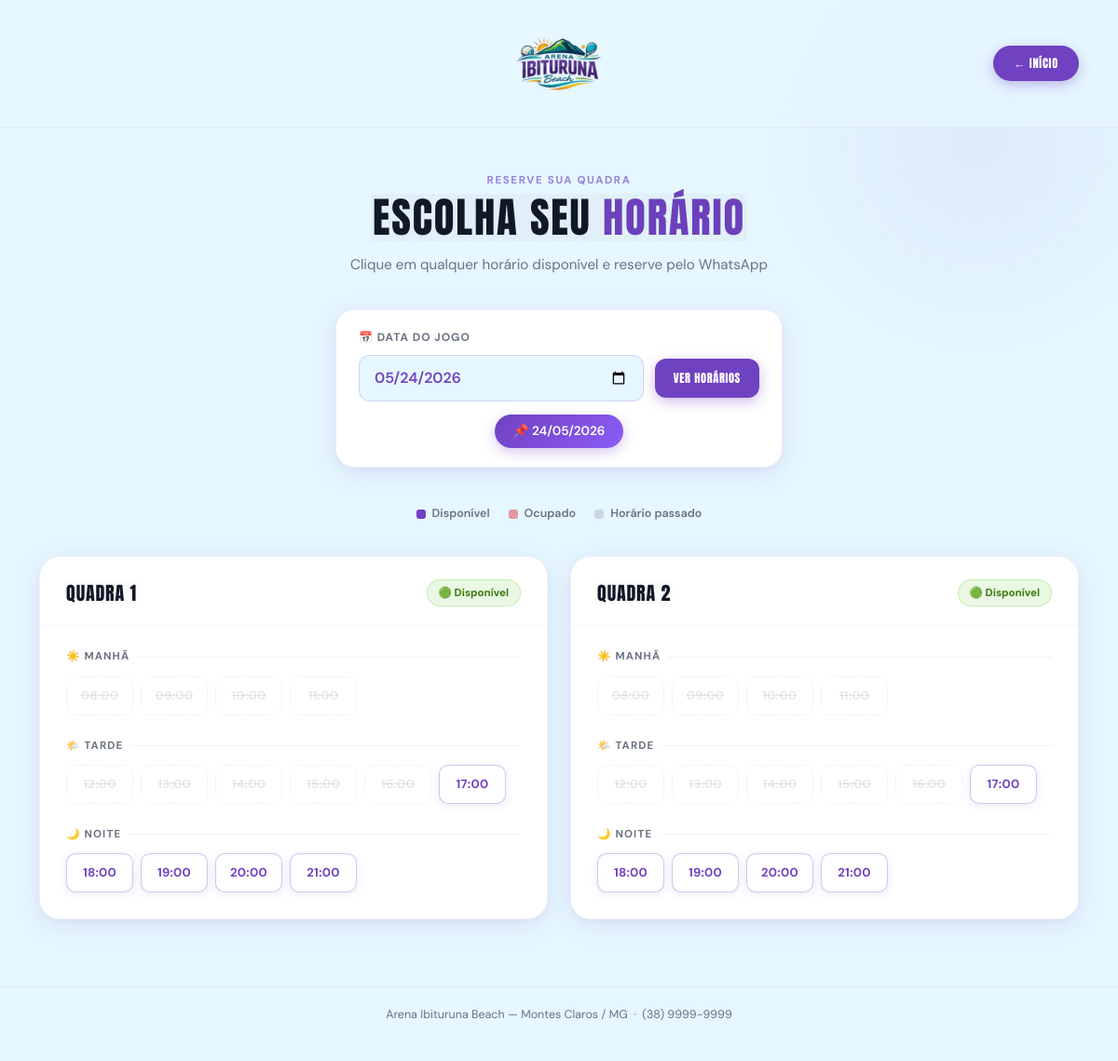
Page /agendamento/ on the committed database.
### quadras/models.py (models this page shows, shortened)
class Quadra(models.Model):
    nome = models.CharField(max_length=100)
    descricao = models.TextField(blank=True, null=True)
    ativa = models.BooleanField(default=True)

### reservas/views.py (the view)
# urls.py: path('agendamento/', lista_quadras,   name='lista_quadras'),
def lista_quadras(request):
    hora_abertura = 8
    hora_fechamento = 22
    agora = localtime(now())
    hoje = agora.date()
    data_param = request.GET.get('data')
    if data_param:
        try:
            dia_selecionado = datetime.strptime(data_param, '%Y-%m-%d').date()
        except ValueError:
            dia_selecionado = hoje
    else:
        dia_selecionado = hoje
    dia_da_semana_selecionado = dia_selecionado.weekday()
    quadras = Quadra.objects.filter(ativa=True)
    dados_das_quadras = []
    whatsapp_dono = "5538999999999"  # Insira o número real da Arena aqui
    for quadra in quadras:
        horarios_da_quadra = []
        for hora in range(hora_abertura, hora_fechamento):
            horario_atual = time(hour=hora, minute=0)
            if dia_selecionado == hoje and hora <= agora.hour:
                status = "Esgotado"
                is_disponivel = False
                texto_whatsapp = ""
            else:
                tem_reserva = Reserva.objects.filter(
                    quadra=quadra,
                    data=dia_selecionado,
                    horario_inicio=horario_atual
                ).exists()
                tem_mensalista = Aluno.objects.filter(
                    quadra=quadra,
                    dia_da_semana=dia_da_semana_selecionado,
                    horario=horario_atual,
                    ativo=True
                ).exists()
                if tem_reserva or tem_mensalista:
                    status = "Ocupado"
                    is_disponivel = False
                    texto_whatsapp = ""
                else:
                    status = "Livre"
                    is_disponivel = True
                    mensagem_raw = (
                        f"Olá! Gostaria de reservar a {quadra.nome} "
                        f"no dia {dia_selecionado.strftime('%d/%m/%Y')} "
                        f"às {horario_atual.strftime('%H:%M')}."
                    )
                    texto_whatsapp = quote(mensagem_raw)
            horarios_da_quadra.append({
                'hora_formatada': f"{hora:02d}:00",
                'status': status,
                'disponivel': is_disponivel,
                'texto_whatsapp': texto_whatsapp
            })
        dados_das_quadras.append({
            'quadra': quadra,
            'horarios': horarios_da_quadra
        })
    contexto = {
        'whatsapp_dono': whatsapp_dono,
        'dados_das_quadras': dados_das_quadras,
        'data_selecionada': dia_selecionado.strftime('%d/%m/%Y'),
        'data_input_html': dia_selecionado.strftime('%Y-%m-%d'),
        'hoje_input_html': hoje.strftime('%Y-%m-%d'),  # Restrição de data no HTML
    }
    return render(request, 'reservas/lista_quadras.html', contexto)

### reservas/templates/reservas/lista_quadras.html (shortened to what this page needs)
<!DOCTYPE html>
{% load static %}
<html lang="pt-BR">
<head>
    <link href="https://cdn.jsdelivr.net/npm/bootstrap@5.3.2/dist/css/bootstrap.min.css" rel="stylesheet">
</head>
<body>
<nav class="navbar-arena">
    <div class="container d-flex align-items-center">
        <a class="mx-auto d-none d-lg-flex" href="/"><img src="{% static 'reservas/img/logo_oficial.png' %}" alt="Logo Arena" class="navbar-logo"></a>
        <div class="d-flex justify-content-end" style="flex:1;">
            <a href="/" class="btn-arena">← Início</a>
        </div>
    </div>
</nav>
<div class="page-header anim-in">
    <p class="page-eyebrow">Reserve sua quadra</p>
    <h1 class="arena-title title-lg title-texture" style="color:var(--cinza-texto);">
        Escolha seu <span class="title-accent">Horário</span>
    </h1>
    <p class="page-subtitle mt-2">Clique em qualquer horário disponível e reserve pelo WhatsApp</p>
</div>
<div class="date-picker-section">
    <div class="container">
        <div class="date-picker-wrapper">
            <div class="date-card">
                <label for="data">📅 Data do jogo</label>
                <form method="GET" action="">
                    <div class="date-input-row">
                        <input type="date" id="data" name="data" value="{{ data_input_html }}"
                               class="date-input" onchange="this.form.submit()"
                               aria-label="Selecione a data do jogo">
                        <button type="submit" class="btn-date-submit">Ver horários</button>
                    </div>
                </form>
                <div class="text-center">
                    <span class="selected-date-pill">📌 {{ data_selecionada }}</span>
                </div>
            </div>
        </div>
    </div>
</div>
<div class="legend-bar">
    <div class="legend-item"><span class="legend-dot livre"></span> Disponível</div>
    <div class="legend-item"><span class="legend-dot ocupado"></span> Ocupado</div>
    <div class="legend-item"><span class="legend-dot passado"></span> Horário passado</div>
</div>
<div class="quadras-grid">
    <div class="container">
        {% if dados_das_quadras %}
        <div class="row g-4">
            {% for item in dados_das_quadras %}
            <div class="col-12 col-lg-6">
                <div class="quadra-card">
                    <div class="quadra-card-header">
                        <h2 class="arena-title title-sm title-texture-light" style="color:var(--cinza-texto);margin:0;">
                            {{ item.quadra.nome }}
                        </h2>
                        <span class="avail-badge">🟢 Disponível</span>
                    </div>
                    <div class="quadra-card-body">
                        <div class="turno-section">
                            <p class="turno-label">☀️ Manhã</p>
                            <div class="slots-wrapper">
                                {% for horario in item.horarios %}
                                    {% if horario.hora_formatada < "12:00" %}
                                        {% if horario.disponivel %}
                                            <a href="https://wa.me/{{ whatsapp_dono }}?text={{ horario.texto_whatsapp }}"
                                               class="slot slot-livre" target="_blank"
                                               title="Reservar {{ horario.hora_formatada }}"
                                               aria-label="Reservar {{ horario.hora_formatada }}">
                                                {{ horario.hora_formatada }}
                                            </a>
                                        {% elif horario.status == 'Esgotado' %}
                                            <span class="slot slot-esgotado" title="Horário passado">
                                                <span>{{ horario.hora_formatada }}</span>
                                            </span>
                                        {% else %}
                                            <span class="slot slot-ocupado" title="Ocupado">{{ horario.hora_formatada }}</span>
                                        {% endif %}
                                    {% endif %}
                                {% endfor %}
                            </div>
                        </div>
                        <div class="turno-section">
                            <p class="turno-label">🌤️ Tarde</p>
                            <div class="slots-wrapper">
                                {% for horario in item.horarios %}
                                    {% if horario.hora_formatada >= "12:00" and horario.hora_formatada < "18:00" %}
                                        {% if horario.disponivel %}
                                            <a href="https://wa.me/{{ whatsapp_dono }}?text={{ horario.texto_whatsapp }}"
                                               class="slot slot-livre" target="_blank"
                                               title="Reservar {{ horario.hora_formatada }}"
                                               aria-label="Reservar {{ horario.hora_formatada }}">
                                                {{ horario.hora_formatada }}
                                            </a>
                                        {% elif horario.status == 'Esgotado' %}
                                            <span class="slot slot-esgotado" title="Horário passado">
                                                <span>{{ horario.hora_formatada }}</span>
                                            </span>
                                        {% else %}
                                            <span class="slot slot-ocupado" title="Ocupado">{{ horario.hora_formatada }}</span>
                                        {% endif %}
                                    {% endif %}
                                {% endfor %}
                            </div>
                        </div>
                        <div class="turno-section">
                            <p class="turno-label">🌙 Noite</p>
                            <div class="slots-wrapper">
                                {% for horario in item.horarios %}
                                    {% if horario.hora_formatada >= "18:00" %}
                                        {% if horario.disponivel %}
                                            <a href="https://wa.me/{{ whatsapp_dono }}?text={{ horario.texto_whatsapp }}"
                                               class="slot slot-livre" target="_blank"
                                               title="Reservar {{ horario.hora_formatada }}"
                                               aria-label="Reservar {{ horario.hora_formatada }}">
                                                {{ horario.hora_formatada }}
                                            </a>
                                        {% elif horario.status == 'Esgotado' %}
                                            <span class="slot slot-esgotado" title="Horário passado">
                                                <span>{{ horario.hora_formatada }}</span>
                                            </span>
                                        {% else %}
                                            <span class="slot slot-ocupado" title="Ocupado">{{ horario.hora_formatada }}</span>
                                        {% endif %}
                                    {% endif %}
                                {% endfor %}
                            </div>
                        </div>
                    </div>
                </div>
            </div>
            {% endfor %}
        </div>
        {% else %}
        <div class="empty-state">
            <div class="empty-icon">🏖️</div>
            <p class="empty-text">Nenhuma quadra disponível para esta data.<br>Tente selecionar outro dia.</p>
        </div>
        {% endif %}
    </div>
</div>
<footer class="page-footer">
    Arena Ibituruna Beach — Montes Claros / MG &nbsp;·&nbsp; (38) 9999-9999
</footer>
</body>
</html>

### rows in the picture
Quadra: quadra.nome "QUADRA 1", hora_formatada "08:00" "09:00" "10:00" "11:00", hora_formatada "12:00" "13:00" "14:00" "15:00" "16:00", hora_formatada "17:00", hora_formatada "18:00" "19:00" "20:00" "21:00"
Quadra: quadra.nome "QUADRA 2", hora_formatada "08:00" "09:00" "10:00" "11:00", hora_formatada "12:00" "13:00" "14:00" "15:00" "16:00", hora_formatada "17:00", hora_formatada "18:00" "19:00" "20:00" "21:00"

### other values in the picture
{{ data_selecionada }} "24/05/2026"
